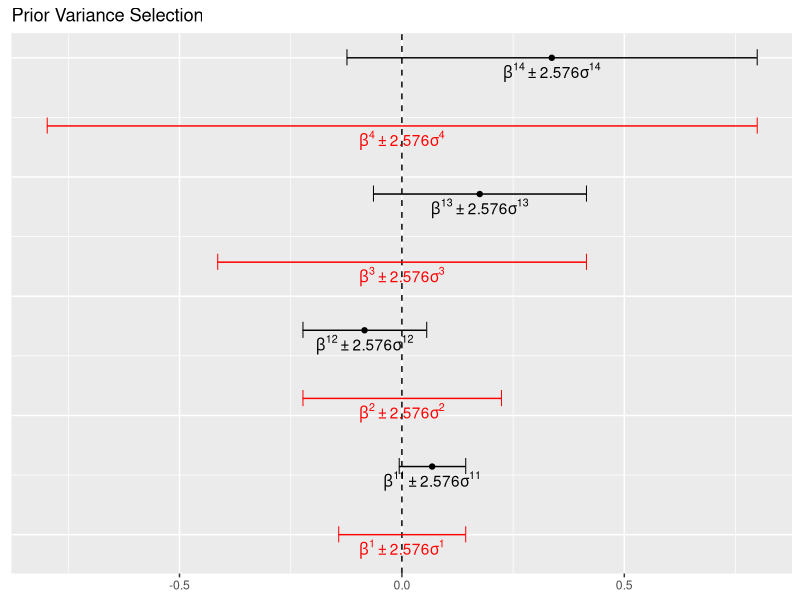
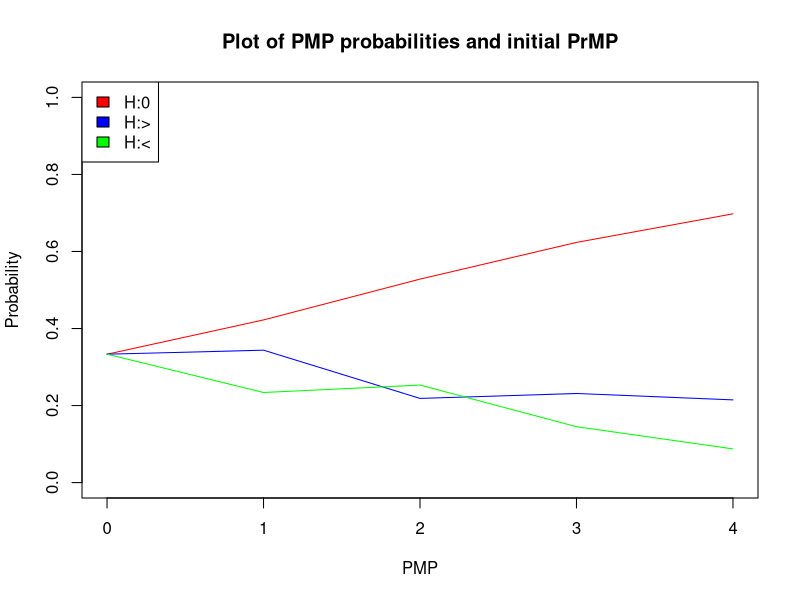

These charts were generated, in order, by the following R code:
## ---- chunk 1

beta0<- 0
beta1<- c(0.090,0.140,1.090,1.781)
var1<- c(0.029,0.054,0.093,0.179)
var1<- var1^2
pi0<- rep(1/3,3)

## ---- chunk 2

## variance of prior 
## REFERENCE : Combining Statistical evidence from several Studies , Kuiper et al, page 9 (69-70) and Figure 2.
#beta  = vector of parameter estimates where beta[i] is for ith study 
#sigma  = vector of standard errors where sigma[i] is for ith study 

prior.var<- function(beta,sigma, percent = 99){
  #setup
  data<- matrix(0, ncol = 2 , nrow = length(beta))
  percent<- (percent / 100)
  percent<- percent + (1-percent)/2
  multiplier<- qnorm(percent)
  # get min/max
  data[,1]<- beta - sigma*multiplier
  data[,2]<- beta + sigma*multiplier
  
  bounds<- abs(data)
  output <- apply(X = bounds,MARGIN = 1,max)
  output <- ((output / multiplier))^2 
  output
}


## ---- chunk 3

var0<- prior.var(beta1,sigma = sqrt(var1))
var0

## ---- chunk 4

## Unconstrained posterior parameters 
## REFERENCE : Combining Statistical evidence from several Studies , Kuiper et al, page 9 (70) .


u.post.param<- function(prior.beta,prior.var,data.beta,data.var){

  beta.var<- 1/ ((1/prior.var)  + (1/data.var)) 
  beta.tilda<-(prior.beta * (1/prior.var)  + data.beta * (1/data.var))*beta.var
  
  out<- rbind(beta.tilda,beta.var)
  rownames(out)<- c("u.beta.post","u.var.post")
  out
}

## ---- chunk 5

u.post.variables <- u.post.param(prior.beta = beta0,prior.var = var0,data.beta = beta1,data.var = var1) 
u.post.variables
u.post.variables <- u.post.param(beta0,var0,beta1,var1) 
beta1.post<- u.post.variables[1,]
var1.post<- u.post.variables[2,]
## ---- chunk 6
## Unconstrained posterior proportions and Unconstrained prior proportions 
## REFERENCE : Combining Statistical evidence from several Studies , Kuiper et al, page 72.
sampl.data2<- function(n,prior.mean,posterior.mean,prior.sd,posterior.sd,hypothesis = 1){
  if(hypothesis == "1"){
    "%a%" = function(x,y){x > y}
  } else { 
    "%a%" = function(x,y) {
      x < y
    }
  }
  
  n.post<- length(posterior.mean)
  Cm<- Fm<- names.vec<- rep(0,n.post)

  Cm[]<- 0.5
  
  for(i in 1:n.post){
    Fm[i]<- mean(ifelse(rnorm(n,posterior.mean[i],posterior.sd[i]) %a% prior.mean , 1 , 0))
    
    names.vec[i]<- paste("prob.post",i,sep = "")
    
  }
  
  out<- matrix(0,ncol = (n.post), nrow = 2)
  rownames(out)<- c("Fm","Cm")
  colnames(out)<- names.vec
  out[2,]<- Cm
  out[1,]<- Fm
  out
}

## ---- chunk 7
temp.proportions<- sampl.data2(n = 100000 ,prior.mean =  0, posterior.mean = beta1.post, prior.sd = sqrt(var0) , posterior.sd = sqrt(var1.post),hypothesis = 1)
temp.proportions
## ---- chunk 8
## Calculating unconstrained Bayes Factors. 
## REFERENCE : Combining Statistical evidence from several Studies , Kuiper et al, page 72.

BF.mu.func<- function(prior.mean,posterior.mean,sd.prior,sd.posterior,n = 1000){
  #BF_0u NULL
  n.studies<- length(posterior.mean)
  name.vec<- rep(NA,n.studies)
  for(i in 1:n.studies){
    name.vec[i]<- paste0("study",i)
  }
  BF.0u<- rep(0,n.studies)
  for( i in 1:n.studies){
    BF.0u[i]<- dnorm(prior.mean,posterior.mean[i],sd.posterior[i])/dnorm(prior.mean,prior.mean,sd.prior[i]) 
  }
  
  ## Run sampler for BF.1u
  temp.proportions<- sampl.data2(n,prior.mean,posterior.mean,sd.prior,sd.posterior,hypothesis = 1)
  # BF_1u in the case m = > 
  
  ### CHECK 
  BF.1u<- temp.proportions[1,] /  temp.proportions[2,]
  
  # BF.2u in the case m = <
  
  BF.2u<- (1 - temp.proportions[1,]) / temp.proportions[2,]
  ### CHECK 
 
  out<- rbind(BF.0u,BF.1u,BF.2u)
  rownames(out)<- c("H:0","H:>","H:<")
  colnames(out)<- name.vec
  out
}

## ---- chunk 9
BF.mu<- BF.mu.func(prior.mean =  0, posterior.mean = beta1.post,sd.prior = sqrt(var0) , sd.posterior = sqrt(var1.post),n = 100000 )
BF.mu
## ---- chunk 10
### Posterior Model Probabilities for Hm  = pi1
# single update 
pi0.to.1<- function(pi0,BF){
  # Pi0 are the prior Model Probabilities and BF are the Bayes factors BF.mu for a single study
  # Careful not to use the whole matrix of BF's here !
  
  out<- (pi0*BF) / sum(pi0*BF) 
  out
}
## ---- chunk 11
pi0.to.1(pi0,BF.mu[,1])
## ---- chunk 12
## Updating evidence : 
# step 1 find pi.0m.t where t is the study number

pi.0m.t.func<- function(pi0,BF.mu){
  pmp.t<- BF.mu
  pmp.t[,1]<- pi0.to.1(pi0,BF.mu[,1]) 
  
  for(i in 2:ncol(BF.mu)){
    pmp.t[,i]<- pi0.to.1(pmp.t[,i-1],BF.mu[,i])
  }
  names.vec<- rep(0, ncol(BF.mu))
  for(i in 1:ncol(BF.mu)){
    names.vec[i]<- paste0("PMP", i )
  }
  colnames(pmp.t)<- names.vec
  pmp.t 
}

## ---- chunk 13
pi.0m.t.func(pi0,BF.mu)
## ---- chunk 14

PMP.func<- function(beta1, var1,pi0,beta0, sd.mult = 1){
  var0<- prior.var(beta1,sigma = sqrt(var1))
  var0<-var0*sd.mult

  u.post.variables <- u.post.param(prior.beta = beta0,prior.var = var0,data.beta = beta1,data.var = var1) 
  beta1.post<- u.post.variables[1,]
  var1.post<- u.post.variables[2,]

  BF.mu<- BF.mu.func(prior.mean =  0, posterior.mean = beta1.post,sd.prior = sqrt(var0) , sd.posterior = sqrt(var1.post),n = 100000 )
  
  PMP<- pi.0m.t.func(pi0 = pi0,BF.mu = BF.mu)
  PMP
}

## ---- chunk 15
beta0<- 0
var1<- c(0.029,0.054,0.093,0.179)
var1<- var1^2
#No effect
beta1<- c(0.007,0.014,0.078,0.151)
NEvar0<- prior.var(beta1,sigma = sqrt(var1))

#Small effect
beta1<- c(0.045,-0.084,0.175,0.337)
SEvar0<- prior.var(beta1,sigma = sqrt(var1))

#Mixed Effect 1 
beta1<- c(0.055,-0.102,0.153,0.151)
ME1var0<- prior.var(beta1,sigma = sqrt(var1))

### mixed effect 2 
beta1<- c(0.068,-0.084,0.175,0.337)
ME2var0<- prior.var(beta1,sigma = sqrt(var1))

### mixed effect 3 
beta1<- c(0.009,-0.084,0.175,0.337)
ME3var0<- prior.var(beta1,sigma = sqrt(var1))

## ---- chunk 16
##Sigma 
# No effect page 76

beta1<- c(0.007,0.014,0.078,0.151)

NEhalf<- PMP.func(beta1,var1,pi0,beta0 = 0,0.5)[,4]
NEone<- PMP.func(beta1,var1,pi0,beta0 = 0,1)[,4]
NEtwo<- PMP.func(beta1,var1,pi0,beta0 = 0,2)[,4]

# small effect

beta1<- c(0.045,0.084,0.175,0.337)
SEhalf<- PMP.func(beta1,var1,pi0,beta0 = 0,sd.mult = 0.5)[,4]
SEone<- PMP.func(beta1,var1,pi0,beta0 = 0,sd.mult = 1)[,4]
SEtwo<- PMP.func(beta1,var1,pi0,beta0 = 0,sd.mult = 2)[,4]

# Mixed effect page 76
beta1<- c(0.055,-0.102,0.153,0.151)
ME1half<-PMP.func(beta1,var1,pi0,beta0 = 0,sd.mult = 0.5)[,4]
ME1one<-PMP.func(beta1,var1,pi0,beta0 = 0,sd.mult = 1)[,4]
ME1two<-PMP.func(beta1,var1,pi0,beta0 = 0,sd.mult = 2)[,4]

### mixed effect 2 
beta1<- c(0.068,-0.084,0.175,0.337)
ME2half<-PMP.func(beta1,var1,pi0,beta0 = 0,sd.mult = 0.5)[,4]
ME2one<-PMP.func(beta1,var1,pi0,beta0 = 0,sd.mult = 1)[,4]
ME2two<-PMP.func(beta1,var1,pi0,beta0 = 0,sd.mult = 2)[,4]

### mixed effect 3 
beta1<- c(0.009,-0.084,0.175,0.337)
ME3half<-PMP.func(beta1,var1,pi0,beta0 = 0,sd.mult = 0.5)[,4]
ME3one<-PMP.func(beta1,var1,pi0,beta0 = 0,sd.mult = 1)[,4]
ME3two<-PMP.func(beta1,var1,pi0,beta0 = 0,sd.mult = 2)[,4]



## ---- chunk 17
library(ggplot2)
## ---- chunk 18
plot.prior.var<-function(beta,sigma,percent = 99){
  n.studies<- length(beta)
  
  data<- matrix(0, ncol = 2 , nrow = n.studies)
  y<- seq(0,1,length.out = 2*n.studies)
  y1<-y[seq_along(y)%% 2 == 0]
  y2<-y[seq_along(y)%% 2 != 0]
  percent<- (percent / 100)
  percent<- percent + (1-percent)/2
  multiplier<- qnorm(percent)
  # get min/max
  data[,1]<- beta - sigma*multiplier
  data[,2]<- beta + sigma*multiplier
  bounds<- abs(data)
  output <- apply(X = bounds,MARGIN = 1,max)
  
  X3<- 0 - output
  X4 <-0 + output
  
  data<- data.frame(data,X3,X4, y1,y2,beta)
  
  p<- ggplot(data, aes(X1,y1))
  p<-p+ geom_point(aes(X1,y1), shape = 124,size = 4) + geom_point(aes(X2,y1),shape = 124,size = 4) 
  p<- p+ geom_vline(xintercept = 0,linetype = 2 )
  p<- p + geom_segment(aes(x =X1, y = y1 , xend = X2, yend = y1))
  p<- p+ geom_point(aes(X3,y2),col = "red" ,shape = 124,size = 4) + geom_point(aes(X4,y2), col = "red",shape = 124,size = 4) 
  p<- p + geom_segment(aes(x =X3, y = y2 , xend = X4, yend = y2),col = "red")
  p<- p + geom_point(aes(beta,y1))
  p<- p+geom_text(aes(beta,y1,label = paste("beta" , "^",1,1:n.studies,"*", "'' %+-% '' ","*", round(multiplier,3),"*","sigma","^",11:14, sep = "")),parse = TRUE,nudge_y = -0.03)
  p<- p+geom_text(aes(rep(0,4),y2,label = paste("beta" , "^",1:n.studies,"*", "'' %+-% '' ","*", round(multiplier,3),"*","sigma","^",1:4, sep = "")),parse = TRUE,nudge_y = -0.03,col = "red")
  p<- p + theme(axis.ticks.y = element_blank(), axis.text.y = element_blank())
  p<- p + xlab(NULL) + ylab(NULL)
  p<- p+ ggtitle("Prior Variance Selection")
  p
}
## ---- chunk 19
beta1<- c(0.068,-0.084,0.175,0.337)
sig1<- c(0.029,0.054,0.093,0.179)
plot.prior.var(beta1,sigma = sig1)
## ---- chunk 20

base.pmp.plot<- function(data,pi0 = rep(1/3,3)){
  n.studies <- ncol(data)
  data<- cbind(pi0,data)
  plot(x = 0:n.studies,y = data[1,], type = "l", ylim = c(0,1),col = "red", ylab = "Probability", xlab = "PMP",
       main = "Plot of PMP probabilities and initial PrMP")
  lines(0:n.studies,data[2,], col = "blue")
  lines(0:n.studies,data[3,], col = "green")
  legend("topleft", legend = c("H:0","H:>","H:<"), fill = c("red","blue","green"))
}

## ---- chunk 21
## Mixed effect 1 parameters
beta1<- c(0.055,-0.102,0.153,0.151)
var1<- c(0.029,0.054,0.093,0.179)

ME1oneplot<-PMP.func(beta1,var1,pi0,beta0 = 0,sd.mult = 1)
base.pmp.plot(ME1oneplot)
